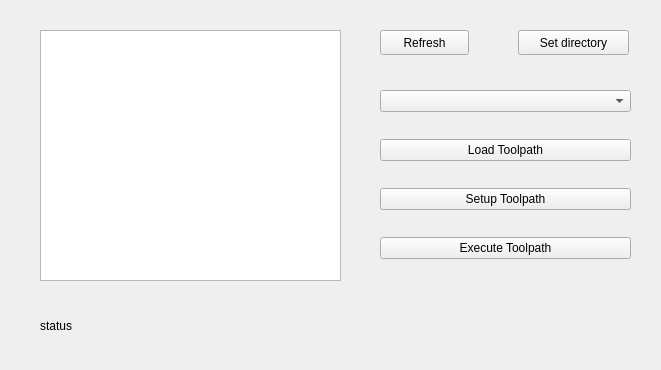
<?xml version="1.0" encoding="UTF-8"?>
<ui version="4.0">
 <class>widget</class>
 <widget class="QWidget" name="widget">
  <property name="geometry">
   <rect>
    <x>0</x>
    <y>0</y>
    <width>661</width>
    <height>370</height>
   </rect>
  </property>
  <property name="windowTitle">
   <string>Toolpath Interface</string>
  </property>
  <widget class="QGraphicsView" name="graphics_view">
   <property name="geometry">
    <rect>
     <x>40</x>
     <y>30</y>
     <width>301</width>
     <height>251</height>
    </rect>
   </property>
  </widget>
  <widget class="QLabel" name="label_status">
   <property name="geometry">
    <rect>
     <x>40</x>
     <y>300</y>
     <width>591</width>
     <height>51</height>
    </rect>
   </property>
   <property name="text">
    <string>status</string>
   </property>
  </widget>
  <widget class="QWidget" name="verticalLayoutWidget">
   <property name="geometry">
    <rect>
     <x>380</x>
     <y>69</y>
     <width>251</width>
     <height>211</height>
    </rect>
   </property>
   <layout class="QVBoxLayout" name="verticalLayout">
    <item>
     <widget class="QComboBox" name="list_toolpaths"/>
    </item>
    <item>
     <widget class="QPushButton" name="button_load">
      <property name="text">
       <string>Load Toolpath</string>
      </property>
     </widget>
    </item>
    <item>
     <widget class="QPushButton" name="button_setup">
      <property name="text">
       <string>Setup Toolpath</string>
      </property>
     </widget>
    </item>
    <item>
     <widget class="QPushButton" name="button_execute">
      <property name="text">
       <string>Execute Toolpath</string>
      </property>
     </widget>
    </item>
   </layout>
  </widget>
  <widget class="QPushButton" name="button_refresh_list">
   <property name="geometry">
    <rect>
     <x>380</x>
     <y>30</y>
     <width>89</width>
     <height>25</height>
    </rect>
   </property>
   <property name="text">
    <string>Refresh</string>
   </property>
  </widget>
  <widget class="QPushButton" name="button_set_directory">
   <property name="geometry">
    <rect>
     <x>518</x>
     <y>30</y>
     <width>111</width>
     <height>25</height>
    </rect>
   </property>
   <property name="text">
    <string>Set directory</string>
   </property>
  </widget>
 </widget>
 <resources/>
 <connections/>
</ui>
